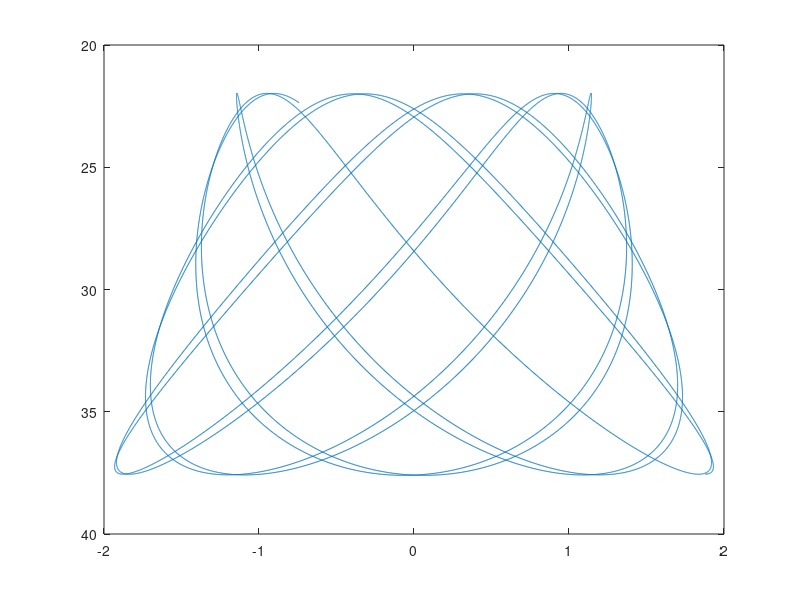
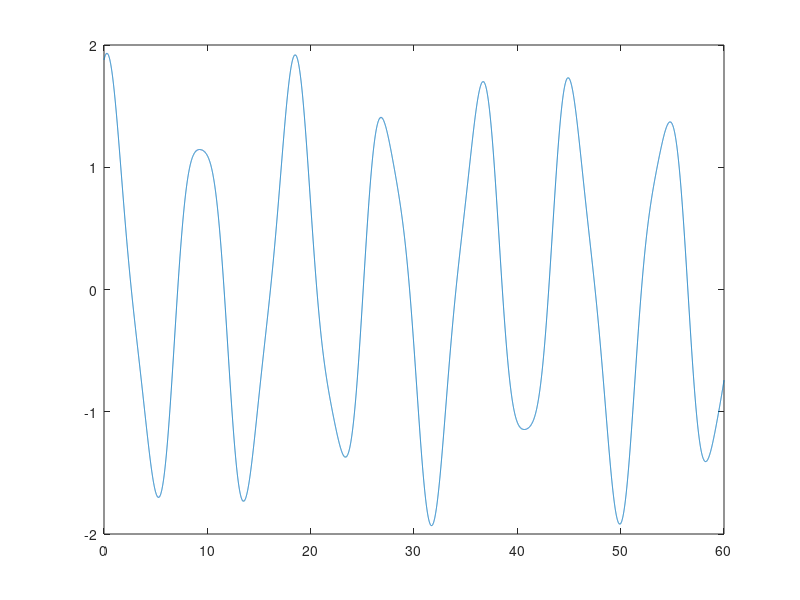
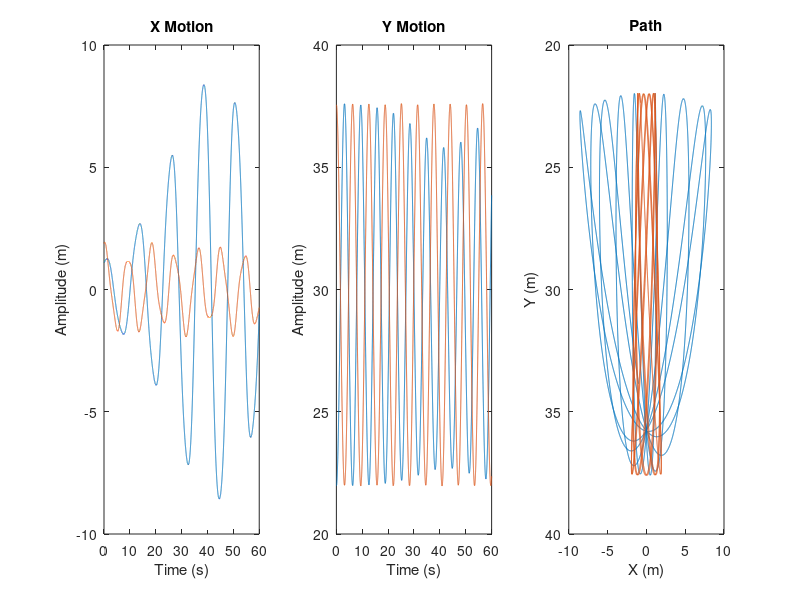

Write the MATLAB code that produced these figures, in order.
clear all;
m = 10; %kg
theta_0 = 0.05; %rad
theta_0_dot = 0.01; %rad/s
l0 = 20; %meters
r0 = 22; %meters
r0_dot = 0.1; % m/s

k = 10; %N/m
g = 9.8; %m/s2
x(1) = 22*sin(0.05);
y(1) = 22*cos(0.05);
x_dot0 = r0_dot*sin(theta_0) + r0*theta_0_dot*cos(theta_0);
y_dot0 = r0_dot*cos(theta_0) - r0*theta_0_dot*sin(theta_0);
dt = 0.003;
y(2) = y(1)+y_dot0*dt;
x(2) = x(1)+x_dot0*dt;
t = 0:dt:60;
for i = 2:length(t)-1
    l = sqrt(x(i).^2+y(i).^2);
    x_prev = x(i-1);
    y_prev = y(i-1);
    x_cur = x(i);
    y_cur = y(i);
    f_x = @(x_new)(m*((x_new-(2*x_cur)+x_prev) / (dt^2)) + k*(sqrt(x_cur^2+y_cur^2)-l0)*(x_cur/(sqrt(x_cur^2+y_cur^2))));
    f_y = @(y_new)(m*((y_new-(2*y_cur)+y_prev) / (dt^2)) + k*(sqrt(x_cur^2+y_cur^2)-l0)*(y_cur/(sqrt(x_cur^2+y_cur^2)))-m*g);
    x_new = fzero(f_x,x_cur);
    y_new = fzero(f_y, y_cur);
    x(i+1) = x_new;
    y(i+1) = y_new;
end




%% task 7

f_theta = @(t)(0.052.*cos(0.7.*t-0.28));
f_r = @(t)(7.8*cos(1.*t+0.000224)+29.8);

x_test = f_r(t).*sin(f_theta(t));
y_test = f_r(t).*cos(f_theta(t));
plot(x_test,y_test)
set(gca, 'YDir', 'reverse')
figure
plot(t,x_test)
figure
plot(t,y_test)
subplot(1,3,1)
plot(t,x)
hold on
plot(t,x_test)
hold off
title('X Motion')
ylabel('Amplitude (m)')
xlabel('Time (s)')
subplot(1,3,2)
plot(t,y)
hold on
plot(t,y_test)
hold off
title('Y Motion')
xlabel('Time (s)')
ylabel('Amplitude (m)')
subplot(1,3,3)
plot(x,y)
hold on
plot(x_test,y_test)
hold off
title('Path')
xlabel('X (m)')
ylabel('Y (m)')
set(gca, 'YDir', 'reverse')
